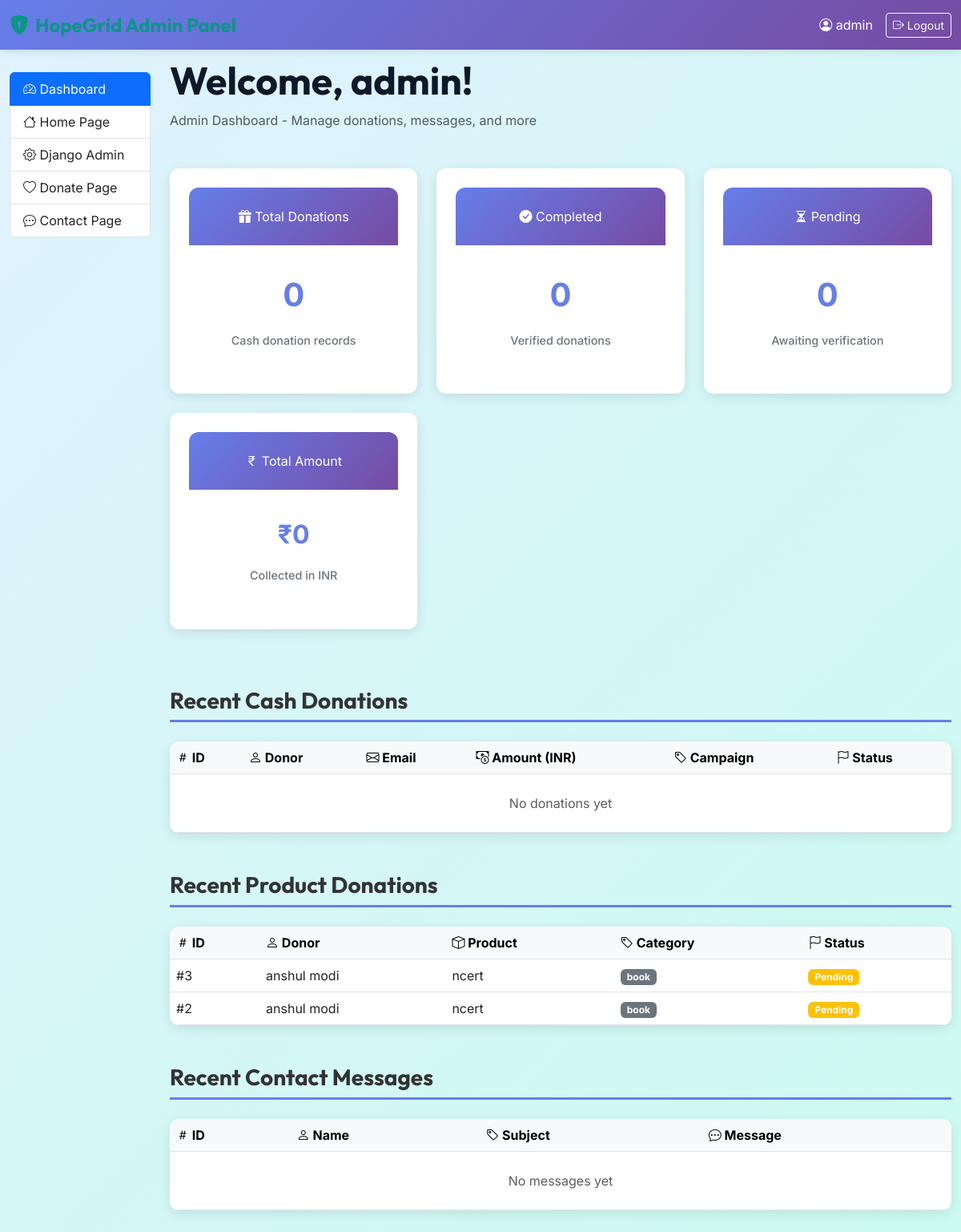
/admin-dashboard/ (signed in), run on the app's committed database.
### App/App/models.py (models this page shows, shortened)
class ProductDonation(models.Model):
    CATEGORY_CHOICES = [
        ('book', 'Books & Stationery'),
        ('food', 'Food & Groceries'),
        ('clothes', 'Clothes & Apparel'),
        ('furniture', 'Furniture & Household'),
        ('machine', 'Machines & Electronic Appliances'),
        ('other', 'Other Products'),
    ]
    CONDITION_CHOICES = [
        ('New', 'Brand New / Sealed'),
        ('Like New', 'Like New / Barely Used'),
        ('Good', 'Good / Fully Functional'),
        ('Fair', 'Fair / Needs minor cleanup'),
        ('Poor', 'Poor / Needs repair'),
    ]
    STATUS_CHOICES = [
        ('Pending', 'Pending Review'),
        ('Scheduled', 'Pickup Scheduled'),
        ('Collected', 'Product Collected'),
        ('Completed', 'Distributed / Completed'),
        ('Cancelled', 'Cancelled / Declined'),
    ]
    donor_name = models.CharField(max_length=255, verbose_name="Donor Name")
    donor_email = models.EmailField(verbose_name="Donor Email")
    donor_phone = models.CharField(max_length=20, verbose_name="Donor Contact Number")
    product_category = models.CharField(max_length=20, choices=CATEGORY_CHOICES, default='other', verbose_name="Product Category")
    product_name = models.CharField(max_length=255, verbose_name="Product Name / Title", help_text="e.g. 'Science textbooks', 'Winter jackets'")
    product_description = models.TextField(blank=True, verbose_name="Product Description & Quantity", help_text="List details, quantities, and condition notes")
    product_condition = models.CharField(max_length=20, choices=CONDITION_CHOICES, default='Good', verbose_name="Condition")
    pickup_address = models.TextField(verbose_name="Collection / Pickup Address")
    pickup_time_preference = models.CharField(max_length=255, blank=True, verbose_name="Preferred Pickup Day/Time", help_text="e.g. 'Weekends morning', 'Any weekday after 5 PM'")
    status = models.CharField(max_length=20, choices=STATUS_CHOICES, default='Pending', verbose_name="Pickup / Distribution Status")
    admin_notes = models.TextField(blank=True, verbose_name="Admin Notes", help_text="Internal notes for scheduling, driver names, or distribution logs")
    created_at = models.DateTimeField(auto_now_add=True, verbose_name="Request Date")
    class Meta:
        verbose_name = "Product Donation Request"
        verbose_name_plural = "Product Donation Requests"
        ordering = ['-created_at']

### App/App/views.py (the view)
# urls.py: path('admin-dashboard/', views.admin_home_view, name='admin_home'),  # Admin dashboard at http://127.0.0.1:8000/admin-dashboard/
@login_required(login_url='home')
def admin_home_view(request):
    if not (request.user.is_staff or request.user.is_superuser):
        return redirect('home')
    total_cash_donations = CashDonation.objects.count()
    completed_donations = CashDonation.objects.filter(status='Completed').count()
    pending_donations = CashDonation.objects.filter(status='Pending').count()
    total_amount = sum(float(d.amount_inr) for d in CashDonation.objects.all())
    context = {
        'total_cash_donations': total_cash_donations,
        'completed_donations': completed_donations,
        'pending_donations': pending_donations,
        'total_amount': round(total_amount, 2),
        'recent_donations': CashDonation.objects.all().order_by('-id')[:10],
        'recent_product_donations': ProductDonation.objects.all().order_by('-id')[:10],
        'recent_messages': ContactMessage.objects.all().order_by('-id')[:10],
    }
    return render(request, 'admin_home.html', context)

### template/admin_home.html (shortened to what this page needs)
{% load static %}
<!doctype html>
<html lang="en">
  <head>
    <link
      href="https://cdn.jsdelivr.net/npm/bootstrap@5.3.0/dist/css/bootstrap.min.css"
      rel="stylesheet"
    />
    <link
      href="https://cdn.jsdelivr.net/npm/bootstrap-icons@1.11.3/font/bootstrap-icons.css"
      rel="stylesheet"
    />
    <link rel="stylesheet" href="{% static 'style.css' %}?v=1.6" />
  </head>
  <body>
    <nav class="navbar navbar-dark admin-navbar fixed-top">
      <div class="container-fluid">
        <a class="navbar-brand fw-bold" href="{% url 'admin_home' %}">
          <i class="bi bi-shield-lock-fill"></i> HopeGrid Admin Panel
        </a>
        <div class="d-flex align-items-center">
          <span class="text-white me-3">
            <i class="bi bi-person-circle"></i> {{ user.username }}
          </span>
          <a href="{% url 'logout' %}" class="btn btn-outline-light btn-sm">
            <i class="bi bi-box-arrow-right"></i> Logout
          </a>
        </div>
      </div>
    </nav>
    <div class="container-fluid pt-5 mt-4">
      <div class="row">
        <div class="col-md-3 col-lg-2 mb-4">
          <div class="list-group sticky-top" style="top: 90px">
            <a
              href="{% url 'admin_home' %}"
              class="list-group-item list-group-item-action active"
            >
              <i class="bi bi-speedometer2"></i> Dashboard
            </a>
            <a
              href="{% url 'index' %}"
              class="list-group-item list-group-item-action"
            >
              <i class="bi bi-house"></i> Home Page
            </a>
            <a href="/admin/" class="list-group-item list-group-item-action">
              <i class="bi bi-gear"></i> Django Admin
            </a>
            <a
              href="{% url 'donate' %}"
              class="list-group-item list-group-item-action"
            >
              <i class="bi bi-heart"></i> Donate Page
            </a>
            <a
              href="{% url 'contact' %}"
              class="list-group-item list-group-item-action"
            >
              <i class="bi bi-chat-dots"></i> Contact Page
            </a>
          </div>
        </div>
        <div class="col-md-9 col-lg-10">
          <div class="mb-5">
            <h1 class="display-5 fw-bold mb-2">
              Welcome, {{ user.first_name|default:user.username }}!
            </h1>
            <p class="text-muted">
              Admin Dashboard - Manage donations, messages, and more
            </p>
          </div>
          <div class="row mb-5">
            <div class="col-md-6 col-lg-4 mb-4">
              <div class="card stat-card">
                <div class="stat-card-header">
                  <i class="bi bi-gift-fill"></i> Total Donations
                </div>
                <div class="card-body">
                  <div class="stat-value">{{ total_cash_donations }}</div>
                  <p class="stat-label">Cash donation records</p>
                </div>
              </div>
            </div>
            <div class="col-md-6 col-lg-4 mb-4">
              <div class="card stat-card">
                <div class="stat-card-header">
                  <i class="bi bi-check-circle-fill"></i> Completed
                </div>
                <div class="card-body">
                  <div class="stat-value">{{ completed_donations }}</div>
                  <p class="stat-label">Verified donations</p>
                </div>
              </div>
            </div>
            <div class="col-md-6 col-lg-4 mb-4">
              <div class="card stat-card">
                <div class="stat-card-header">
                  <i class="bi bi-hourglass-split"></i> Pending
                </div>
                <div class="card-body">
                  <div class="stat-value">{{ pending_donations }}</div>
                  <p class="stat-label">Awaiting verification</p>
                </div>
              </div>
            </div>
            <div class="col-md-6 col-lg-4 mb-4">
              <div class="card stat-card">
                <div class="stat-card-header">
                  <i class="bi bi-currency-rupee"></i> Total Amount
                </div>
                <div class="card-body">
                  <div class="stat-value" style="font-size: 2rem">
                    ₹{{ total_amount }}
                  </div>
                  <p class="stat-label">Collected in INR</p>
                </div>
              </div>
            </div>
          </div>
          <div class="mb-5">
            <h3 class="section-title">Recent Cash Donations</h3>
            <div class="table-container">
              <table class="table table-hover mb-0">
                <thead class="table-light">
                  <tr>
                    <th><i class="bi bi-hash"></i> ID</th>
                    <th><i class="bi bi-person"></i> Donor</th>
                    <th><i class="bi bi-envelope"></i> Email</th>
                    <th><i class="bi bi-cash-coin"></i> Amount (INR)</th>
                    <th><i class="bi bi-tag"></i> Campaign</th>
                    <th><i class="bi bi-flag"></i> Status</th>
                  </tr>
                </thead>
                <tbody>
                  {% for donation in recent_donations %}
                  <tr>
                    <td>#{{ donation.id }}</td>
                    <td>{{ donation.donor_name }}</td>
                    <td>{{ donation.donor_email }}</td>
                    <td><strong>₹{{ donation.amount_inr }}</strong></td>
                    <td>
                      <span class="badge bg-info">{{ donation.campaign }}</span>
                    </td>
                    <td>
                      {% if donation.status == 'Completed' %}
                      <span class="badge bg-success"
                        >{{ donation.status }}</span
                      >
                      {% else %}
                      <span class="badge bg-warning"
                        >{{ donation.status }}</span
                      >
                      {% endif %}
                    </td>
                  </tr>
                  {% empty %}
                  <tr>
                    <td colspan="6" class="text-center text-muted py-4">
                      No donations yet
                    </td>
                  </tr>
                  {% endfor %}
                </tbody>
              </table>
            </div>
          </div>
          <div class="mb-5">
            <h3 class="section-title">Recent Product Donations</h3>
            <div class="table-container">
              <table class="table table-hover mb-0">
                <thead class="table-light">
                  <tr>
                    <th><i class="bi bi-hash"></i> ID</th>
                    <th><i class="bi bi-person"></i> Donor</th>
                    <th><i class="bi bi-box"></i> Product</th>
                    <th><i class="bi bi-tag"></i> Category</th>
                    <th><i class="bi bi-flag"></i> Status</th>
                  </tr>
                </thead>
                <tbody>
                  {% for product in recent_product_donations %}
                  <tr>
                    <td>#{{ product.id }}</td>
                    <td>{{ product.donor_name }}</td>
                    <td>{{ product.product_name }}</td>
                    <td>
                      <span class="badge bg-secondary"
                        >{{ product.product_category }}</span
                      >
                    </td>
                    <td>
                      {% if product.status == 'Picked Up' %}
                      <span class="badge bg-success">{{ product.status }}</span>
                      {% else %}
                      <span class="badge bg-warning">{{ product.status }}</span>
                      {% endif %}
                    </td>
                  </tr>
                  {% empty %}
                  <tr>
                    <td colspan="5" class="text-center text-muted py-4">
                      No product donations yet
                    </td>
                  </tr>
                  {% endfor %}
                </tbody>
              </table>
            </div>
          </div>
          <div class="mb-5">
            <h3 class="section-title">Recent Contact Messages</h3>
            <div class="table-container">
              <table class="table table-hover mb-0">
                <thead class="table-light">
                  <tr>
                    <th><i class="bi bi-hash"></i> ID</th>
                    <th><i class="bi bi-person"></i> Name</th>
                    <th><i class="bi bi-tag"></i> Subject</th>
                    <th><i class="bi bi-chat-dots"></i> Message</th>
                  </tr>
                </thead>
                <tbody>
                  {% for message in recent_messages %}
                  <tr>
                    <td>#{{ message.id }}</td>
                    <td>{{ message.donor_name }}</td>
                    <td>
                      <span class="badge bg-info">{{ message.subject }}</span>
                    </td>
                    <td>{{ message.message|truncatewords:10 }}</td>
                  </tr>
                  {% empty %}
                  <tr>
                    <td colspan="4" class="text-center text-muted py-4">
                      No messages yet
                    </td>
                  </tr>
                  {% endfor %}
                </tbody>
              </table>
            </div>
          </div>
        </div>
      </div>
    </div>
  </body>
</html>

### static/style.css (style rules this page uses)
:root { --primary-color: #0d9488; --primary-hover: #0f766e; --secondary-color: #f59e0b; --text-dark: #0f172a; --bg-gradient: linear-gradient(135deg, #e0f2fe 0%, #ccfbf1 100%); --font-heading: 'Outfit', sans-serif; --font-body: 'Inter', sans-serif; }
body { font-family: var(--font-body); background: var(--bg-gradient); min-height: 100vh; position: relative; overflow-x: hidden; margin: 0; }
:root { --primary-color: #0d9488; --primary-hover: #0f766e; --secondary-color: #f59e0b; --secondary-hover: #d97706; --dark-color: #0f172a; --light-color: #f8fafc; --glass-bg: rgba(255, 255, 255, 0.85); --glass-border: rgba(255, 255, 255, 0.4); --glass-shadow: 0 8px 32px 0 rgba(13, 148, 136, 0.08); --transition-smooth: all 0.3s cubic-bezier(0.4, 0, 0.2, 1); --font-heading: 'Outfit', sans-serif; --font-body: 'Inter', sans-serif; }
body { font-family: var(--font-body); background-color: var(--light-color); color: #334155; overflow-x: hidden; scroll-behavior: smooth; }
h1, h2, h3, h4, h5, h6 { font-family: var(--font-heading); font-weight: 700; color: var(--dark-color); }
.navbar-brand { font-family: var(--font-heading); font-weight: 800; font-size: 1.5rem; color: var(--primary-color) !important; display: flex; align-items: center; gap: 8px; }
.stat-card { padding: 24px; text-align: center; }

### template/admin_home.html (style rules this page uses)
.admin-navbar { background: linear-gradient(135deg, #667eea 0%, #764ba2 100%); box-shadow: 0 2px 10px rgba(0, 0, 0, 0.1); }
.stat-card { border-radius: 12px; border: none; box-shadow: 0 4px 15px rgba(0, 0, 0, 0.1); transition: transform 0.3s ease, box-shadow 0.3s ease; }
.stat-card-header { background: linear-gradient(135deg, #667eea 0%, #764ba2 100%); color: white; padding: 1.5rem; border-radius: 12px 12px 0 0; }
.stat-value { font-size: 2.5rem; font-weight: 700; color: #667eea; margin: 1rem 0; }
.stat-label { color: #6c757d; font-size: 0.9rem; font-weight: 500; }
.table-container { background: white; border-radius: 12px; box-shadow: 0 4px 15px rgba(0, 0, 0, 0.1); overflow: hidden; }
.section-title { color: #333; font-weight: 700; margin-bottom: 1.5rem; padding-bottom: 0.5rem; border-bottom: 3px solid #667eea; }

### data on the page
ProductDonation: id "3", donor_name "anshul modi", product_name "ncert", product_category "book", status "Pending"
ProductDonation: id "2", donor_name "anshul modi", product_name "ncert", product_category "book", status "Pending"

### other printed values
{{ user.username }} "admin"
{{ user.first_name|default:user.username }} "admin"
{{ total_cash_donations }} "0"
{{ completed_donations }} "0"
{{ pending_donations }} "0"
{{ total_amount }} "0"
